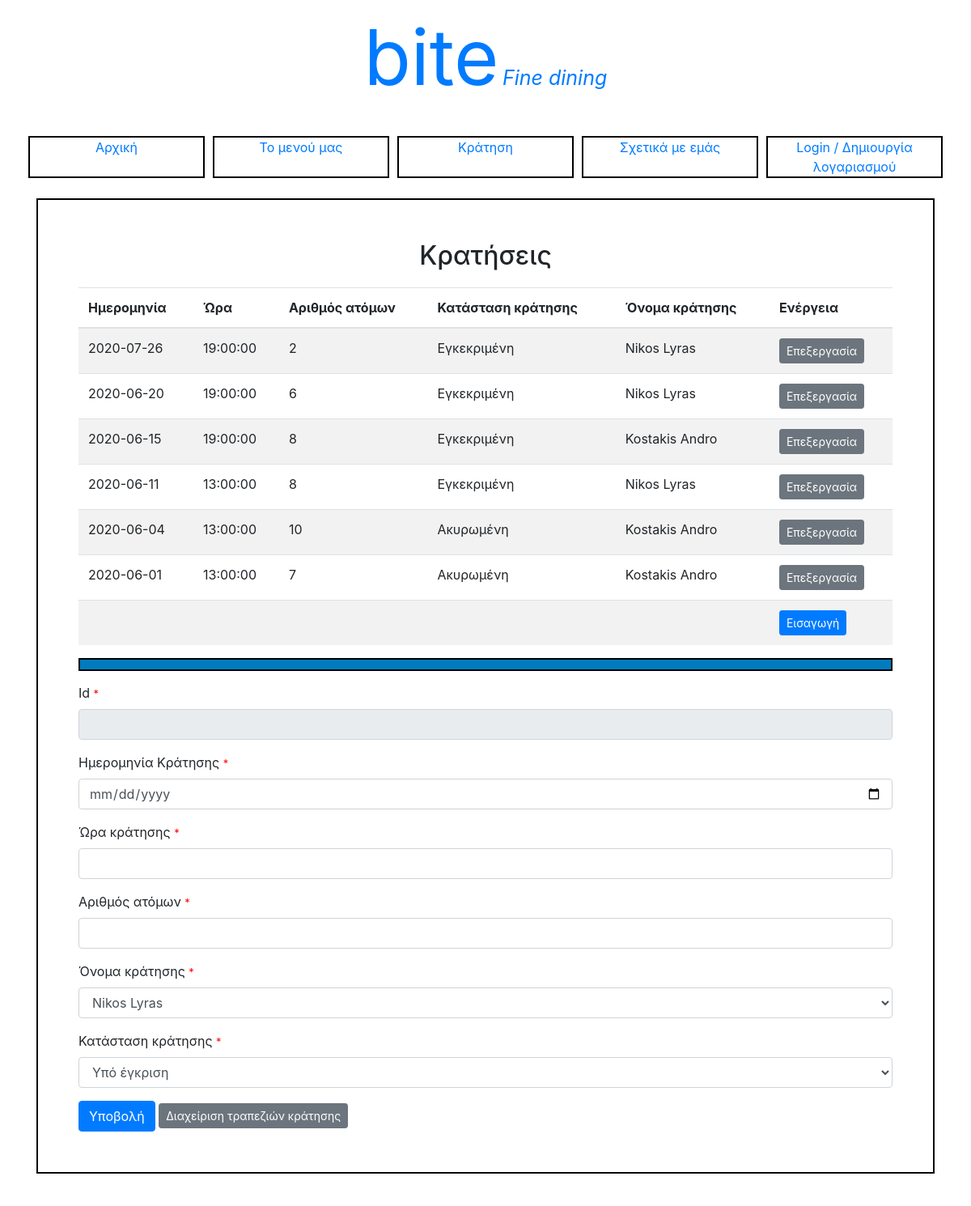
The app's page /reservation_management/ with its own data.
### tables this page shows
CREATE TABLE reservation (Reservation_ID INTEGER PRIMARY KEY AUTOINCREMENT, Date date NOT NULL, Persons INTEGER NOT NULL, Start_time varchar(10) NOT NULL, Customer_ID INTEGER NOT NULL,Employee_ID INTEGER DEFAULT NULL, Status INTEGER NOT NULL, FOREIGN KEY (Customer_ID) REFERENCES customer(Customer_ID),FOREIGN KEY (Employee_ID) REFERENCES employee(Employee_ID));

### restaurant.py (the view)
@app.route('/reservation_management/')
def reservation_management():
	form = reservationManagementForm()
	if session.get('user_role') and session.get('user_role')=='01':
		return render_template('home.html')
	else:
		con = sqlite3.connect("restaurant.db")
		con.row_factory = sqlite3.Row
		cursor=con.cursor()
		cursor.execute("""SELECT r.* ,C.First_name||' '||c.Last_name CNAME
					FROM reservation R
					INNER JOIN customer C ON R.Customer_ID=C.Customer_ID
                    ORDER BY Date desc""")
		data=cursor.fetchall()
		cursor.execute("SELECT Customer_ID,First_name||' '||Last_name CNAME FROM customer")
		customers=cursor.fetchall()
		con.close()
	return render_template('reservation_management.html',data=data, customers=customers, form=form)

### restaurant.py
class reservationManagementForm(Form):
	id = TextField('id')
	date = DateField('date', format='%Y-%m-%d', validators=[validators.required('Η ημερομηνία απαιτείται')])
	hour = TextField('hour:',validators=[validators.required('Η ώρα έως απαιτείται')])
	persons = DecimalField('persons', validators=[ validators.required('Ο αριθμός των ατόμων απαιτείται')])
	customer_id = TextField('')
	status = TextField('')
	def __init__(self, *args, **kwargs):
		super(reservationManagementForm, self).__init__(*args, **kwargs)
		con = sqlite3.connect("restaurant.db")
		con.row_factory = sqlite3.Row
		cursor=con.cursor()
		cursor.execute("SELECT Customer_ID,First_name||' '||Last_name CNAME FROM customer")
		customers=cursor.fetchall()
		con.close()
		self.customer_id.choices = [(c[0], c[1]) for c in customers]

### templates/reservation_management.html (shortened to what this page needs)
<!DOCTYPE html>
<html>
<body>
  {% extends "layout.html" %} {% block content %}
  <div class="container page">
    <div class="Login">
      <h2>Kρατήσεις</h2>
    </div>
    <table class="table table-striped">
      <thead>
        <tr>
          <th scope="col">Ημερομηνία</th>
          <th scope="col">Ώρα</th>
          <th scope="col">Αριθμός ατόμων</th>
          <th scope="col">Κατάσταση κράτησης</th>
          <th scope="col">Όνομα κράτησης</th>
          <th scope="col">Ενέργεια</th>
        </tr>
      </thead>
      <tbody>
        {% if data %}
        {% for record in data %}
        <tr>
          <td>{{ record.Date }}</td>
          <td>{{ record.Start_time }}</td>
          <td>{{ record.Persons }}</td>
          <td>{% if record.Status==1 %} Υπό έγκριση
            {% elif record.Status==2 %} Εγκεκριμένη
            {% else %} Ακυρωμένη
            {% endif %}
          </td>
          <td>{{ record.CNAME }}</td>
          <td><input type='button' class='btn btn-secondary btn-sm'
              onclick='editReservation("{{record.reservation_id}}","{{record.Date}}","{{record.Start_time}}","{{record.Persons}}","{{record.customer_id}}","{{record.Status}}")' value='Επεξεργασία'>
          </td>
        </tr>
        {% endfor %}
        {% endif %}
        <tr>
          <td></td>
          <td></td>
          <td></td>
          <td></td>
          <td></td>
          <td><input type="button" value="Εισαγωγή" onclick='createReservation()' class="btn btn-primary btn-sm"></td>
        </tr>
      </tbody>
    </table>
    <form action="/reservation_management" method="POST">
      <div class="message">
      </div>
      <div class="form-group">
        <label for="id">Id</label>
        <span class="error">*
        </span>
        <input type="text" name="id" class="form-control" id="id" readonly value="{{form.id.value}}">
      </div>
      <div class="form-group">
        <label for="date">Ημερομηνία Κράτησης</label>
        <span class="error">*
        </span>
        <input type="date" id='date' name="date" class="form-control"
          value="{{form.date.value}}">
      </div>
      <div class="form-group">
        <label for="hour">Ώρα κράτησης</label>
        <span class="error">*
        </span>
        <input type="text" name="hour" id='hour' class="form-control"
          value="{{form.hour.value}}">
      </div>
      <div class="form-group">
        <label for="persons">Αριθμός ατόμων</label>
          <span class="error">*
          </span>
          <input type="text"  id='persons' name="persons" class="form-control" value="{{form.persons.value}}">
      </div>
      <div class="form-group">
        <label for="customer_id">Όνομα κράτησης</label>
        <span class="error">*
        </span>
        <select name="customer_id" id='customer_id' class="form-control">
          {% if customers %}
          {% for customer in customers %}
          <option value="{{customer.customer_id}}" >{{customer.CNAME}}</option>
          {% endfor %}
          {% endif %}
        </select>
      </div>
      <div class="form-group">
        <label  for="status">Κατάσταση κράτησης</label>
          <span class="error">*
          </span>
          <select id='status' name="status" class="form-control">
            <option value="1" >Υπό έγκριση</option>
        </select>
      </div>
      <button type="submit" class="btn btn-primary">Υποβολή</button>
      <a href="{{ url_for('reservation_tables', reservation_id = form.id.value) }}" id='table_reservation' class="btn btn-secondary btn-sm">Διαχείριση τραπεζιών κράτησης</a>
    </form>
  </div>
  {% endblock %}

### static/css/styles.css (style rules this page uses)
body { background: url("../images/background.jpg") no-repeat center; }
h2 { margin-bottom: 20px !important; text-align: center; }
.page { background: white; border: 2px solid black; padding: 50px !important; }
.error { color: #FF0000; font-size: 80%; }
.message { background: #007BBF; color: white; padding: 6px 12px; border: 2px solid black; margin-bottom: 15px; }

### records on screen
reservation: Date "2020-07-26", Start_time "19:00:00", Persons "2", Status "Εγκεκριμένη", CNAME "Nikos Lyras"
reservation: Date "2020-06-20", Start_time "19:00:00", Persons "6", Status "Εγκεκριμένη", CNAME "Nikos Lyras"
reservation: Date "2020-06-15", Start_time "19:00:00", Persons "8", Status "Εγκεκριμένη", CNAME "Kostakis Andro"
reservation: Date "2020-06-11", Start_time "13:00:00", Persons "8", Status "Εγκεκριμένη", CNAME "Nikos Lyras"
reservation: Date "2020-06-04", Start_time "13:00:00", Persons "10", Status "Ακυρωμένη", CNAME "Kostakis Andro"
reservation: Date "2020-06-01", Start_time "13:00:00", Persons "7", Status "Ακυρωμένη", CNAME "Kostakis Andro"

### other values on screen
form field customer_id "Nikos Lyras"
